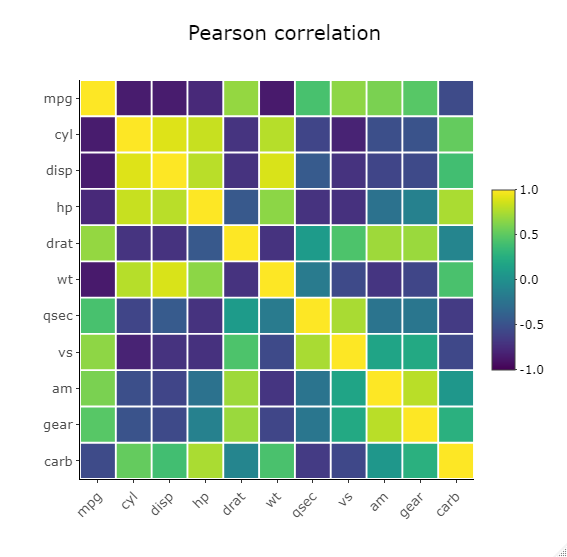

Recreate this plot in R.
library(plotly)
library(heatmaply)
R_pearson = cor(mtcars)
heatmaply(R_pearson, dendrogram = "none", main = "Pearson Correlation", margins = c(80,80,80,80),
                  grid_color = "white", grid_width = 0.00001, label_names = c("Horizontal axis:", "Vertical axis:", "Pearson correlation:"))
